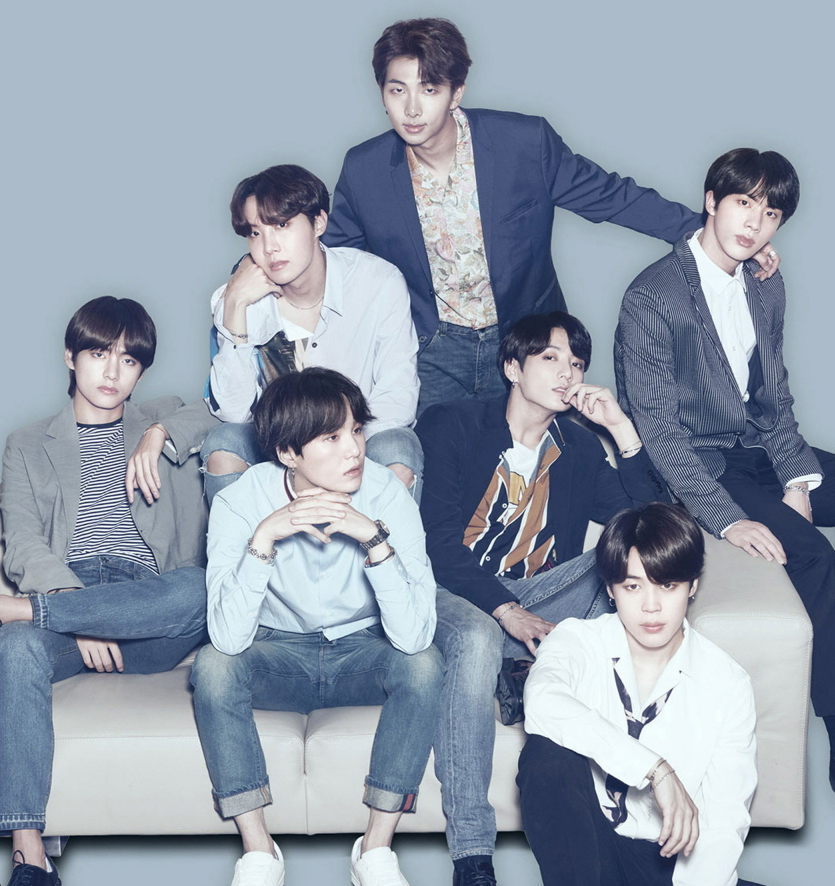
%> input picture Subject_Plotting/images/bts.jpg, 835 x 886 px
$ octave d26_gaussianMap.m   (GNU Octave 9; MATLAB toolbox functions it lacks are replaced by stand-ins)
%> lines starting %> are read from the running program, lines starting %| are printed output that depends on the picture
clear
divs = 50;
x = -4:1/divs:4;
y = -4:1/divs:4;
[X,Y] = meshgrid(x,y);
Z = (X.^2 + Y.^2);

M = imread('images\bts.jpg');
%> M is the input picture: size 886x835x3 uint8; mean R, G, B 145.9, 156.4, 171.6
M = imresize(M,[length(x) length(x)]);
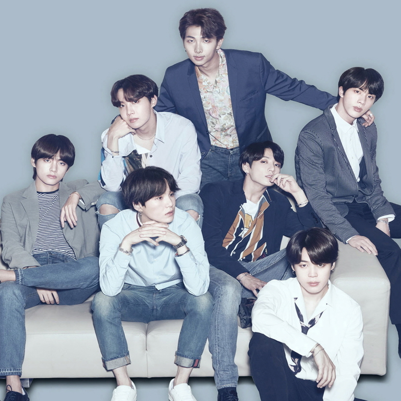
%> M: size 401x401x3 uint8; mean R, G, B 145.9, 156.4, 171.6
figure, hold on, grid on,rotate3d on, axis square
shading interp
colormap gray
surf(X,Y,Z, M(:,:,2), 'EdgeColor', 'none')
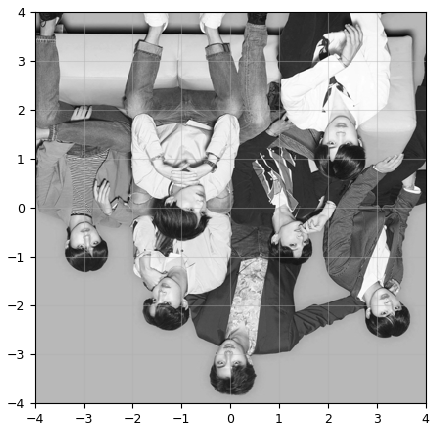
%> figure redrawn from the program's plot data
